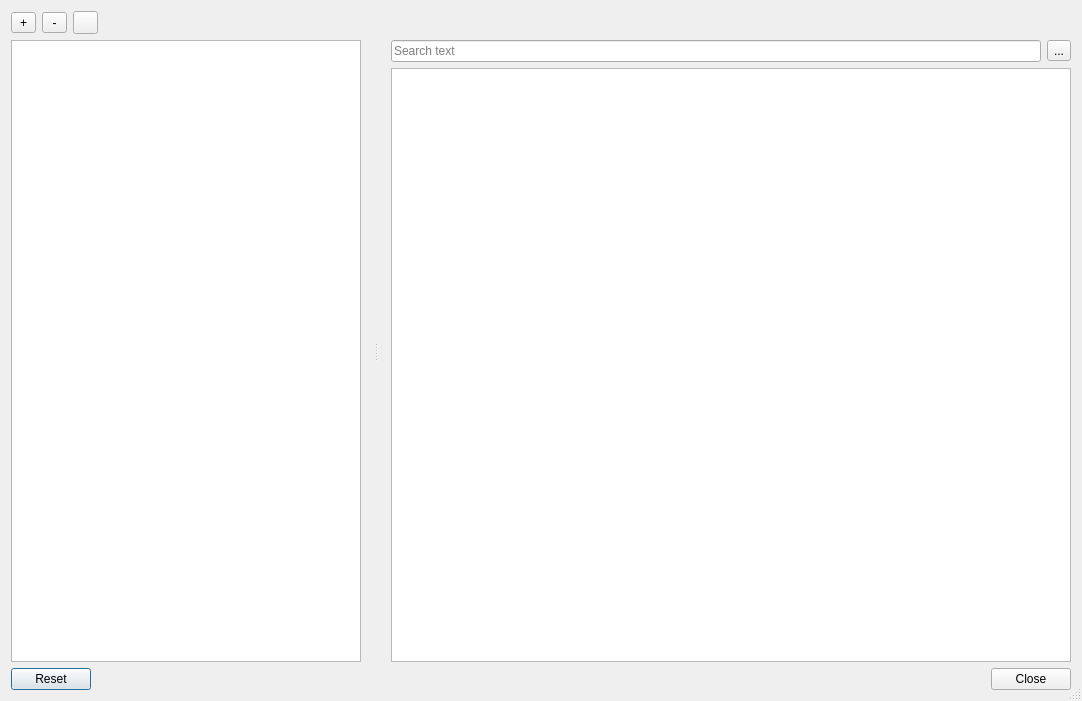
<?xml version="1.0" encoding="UTF-8"?>
<ui version="4.0">
 <class>FrmLog</class>
 <widget class="QDialog" name="FrmLog">
  <property name="geometry">
   <rect>
    <x>0</x>
    <y>0</y>
    <width>1082</width>
    <height>701</height>
   </rect>
  </property>
  <property name="windowTitle">
   <string>Log browser</string>
  </property>
  <property name="sizeGripEnabled">
   <bool>true</bool>
  </property>
  <layout class="QVBoxLayout" name="verticalLayout" stretch="0,1,0">
   <item>
    <widget class="QWidget" name="widget" native="true">
     <property name="sizePolicy">
      <sizepolicy hsizetype="Preferred" vsizetype="Expanding">
       <horstretch>0</horstretch>
       <verstretch>0</verstretch>
      </sizepolicy>
     </property>
     <property name="maximumSize">
      <size>
       <width>16777215</width>
       <height>16777215</height>
      </size>
     </property>
     <layout class="QHBoxLayout" name="horizontalLayout" stretch="0,0,0,0">
      <property name="leftMargin">
       <number>0</number>
      </property>
      <property name="topMargin">
       <number>0</number>
      </property>
      <property name="rightMargin">
       <number>0</number>
      </property>
      <property name="bottomMargin">
       <number>0</number>
      </property>
      <item>
       <widget class="QToolButton" name="btnTreeAll">
        <property name="minimumSize">
         <size>
          <width>25</width>
          <height>0</height>
         </size>
        </property>
        <property name="text">
         <string>+</string>
        </property>
       </widget>
      </item>
      <item>
       <widget class="QToolButton" name="btnTreeNone">
        <property name="minimumSize">
         <size>
          <width>25</width>
          <height>0</height>
         </size>
        </property>
        <property name="text">
         <string>-</string>
        </property>
       </widget>
      </item>
      <item>
       <widget class="QToolButton" name="btnTreeToggle">
        <property name="minimumSize">
         <size>
          <width>25</width>
          <height>0</height>
         </size>
        </property>
        <property name="text">
         <string/>
        </property>
        <property name="icon">
         <iconset theme="QIcon::ThemeIcon::SyncSynchronizing"/>
        </property>
        <property name="toolButtonStyle">
         <enum>Qt::ToolButtonStyle::ToolButtonIconOnly</enum>
        </property>
       </widget>
      </item>
      <item>
       <spacer name="horizontalSpacer">
        <property name="orientation">
         <enum>Qt::Orientation::Horizontal</enum>
        </property>
        <property name="sizeHint" stdset="0">
         <size>
          <width>40</width>
          <height>20</height>
         </size>
        </property>
       </spacer>
      </item>
     </layout>
    </widget>
   </item>
   <item>
    <widget class="QSplitter" name="splitter">
     <property name="minimumSize">
      <size>
       <width>0</width>
       <height>50</height>
      </size>
     </property>
     <property name="orientation">
      <enum>Qt::Orientation::Horizontal</enum>
     </property>
     <property name="opaqueResize">
      <bool>true</bool>
     </property>
     <property name="handleWidth">
      <number>30</number>
     </property>
     <widget class="QTreeView" name="treeCategories">
      <property name="maximumSize">
       <size>
        <width>350</width>
        <height>16777215</height>
       </size>
      </property>
     </widget>
     <widget class="QWidget" name="widget_2" native="true">
      <property name="minimumSize">
       <size>
        <width>100</width>
        <height>0</height>
       </size>
      </property>
      <layout class="QVBoxLayout" name="verticalLayout_4" stretch="0,1">
       <property name="leftMargin">
        <number>0</number>
       </property>
       <property name="topMargin">
        <number>0</number>
       </property>
       <property name="rightMargin">
        <number>0</number>
       </property>
       <property name="bottomMargin">
        <number>0</number>
       </property>
       <item>
        <widget class="QWidget" name="widget_3" native="true">
         <layout class="QHBoxLayout" name="horizontalLayout_2">
          <property name="leftMargin">
           <number>0</number>
          </property>
          <property name="topMargin">
           <number>0</number>
          </property>
          <property name="rightMargin">
           <number>0</number>
          </property>
          <property name="bottomMargin">
           <number>0</number>
          </property>
          <item>
           <widget class="QLineEdit" name="txtSearch">
            <property name="maxLength">
             <number>40</number>
            </property>
            <property name="placeholderText">
             <string>Search text</string>
            </property>
           </widget>
          </item>
          <item>
           <widget class="QToolButton" name="btnClearSearch">
            <property name="text">
             <string>...</string>
            </property>
            <property name="icon">
             <iconset theme="QIcon::ThemeIcon::EditClear"/>
            </property>
           </widget>
          </item>
         </layout>
        </widget>
       </item>
       <item>
        <widget class="QPlainTextEdit" name="txtLog"/>
       </item>
      </layout>
     </widget>
    </widget>
   </item>
   <item>
    <widget class="QDialogButtonBox" name="buttonBox">
     <property name="styleSheet">
      <string notr="true"/>
     </property>
     <property name="orientation">
      <enum>Qt::Orientation::Horizontal</enum>
     </property>
     <property name="standardButtons">
      <set>QDialogButtonBox::StandardButton::Close|QDialogButtonBox::StandardButton::Reset</set>
     </property>
    </widget>
   </item>
  </layout>
 </widget>
 <resources/>
 <connections>
  <connection>
   <sender>buttonBox</sender>
   <signal>accepted()</signal>
   <receiver>FrmLog</receiver>
   <slot>accept()</slot>
   <hints>
    <hint type="sourcelabel">
     <x>248</x>
     <y>254</y>
    </hint>
    <hint type="destinationlabel">
     <x>157</x>
     <y>274</y>
    </hint>
   </hints>
  </connection>
  <connection>
   <sender>buttonBox</sender>
   <signal>rejected()</signal>
   <receiver>FrmLog</receiver>
   <slot>reject()</slot>
   <hints>
    <hint type="sourcelabel">
     <x>316</x>
     <y>260</y>
    </hint>
    <hint type="destinationlabel">
     <x>286</x>
     <y>274</y>
    </hint>
   </hints>
  </connection>
 </connections>
</ui>
